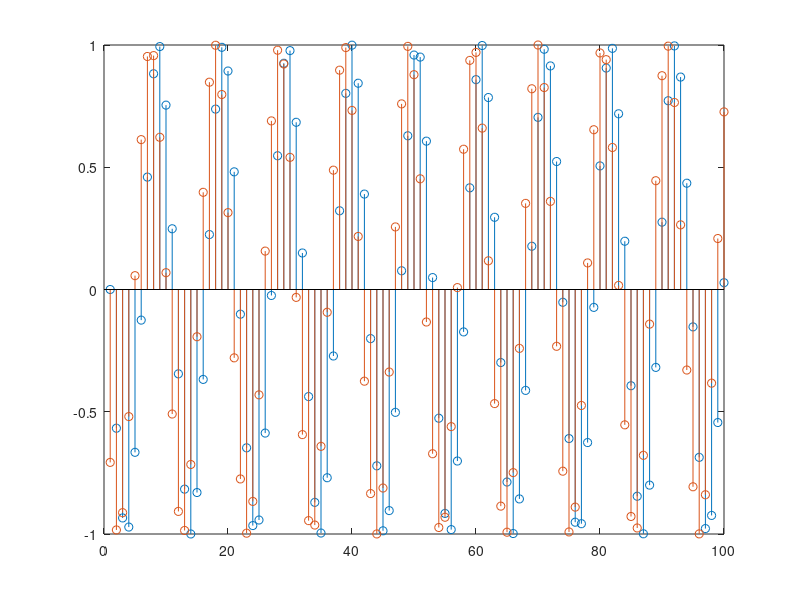
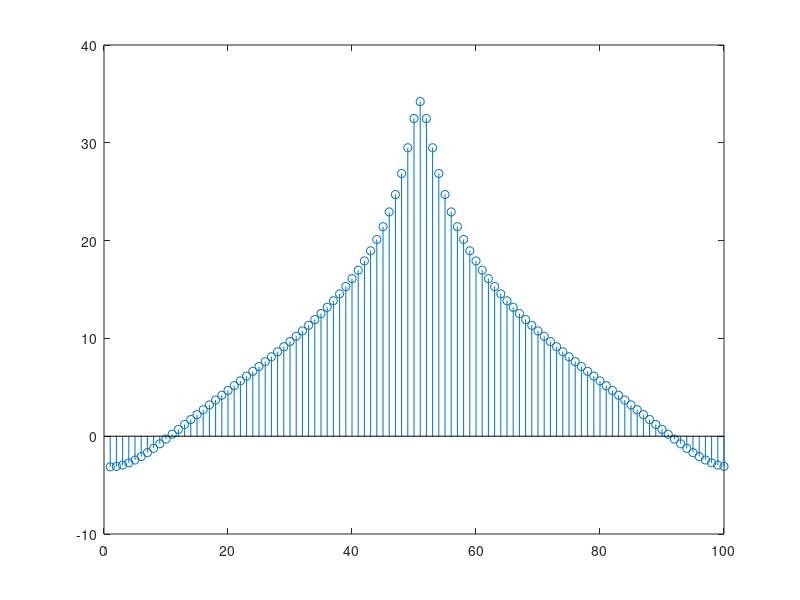
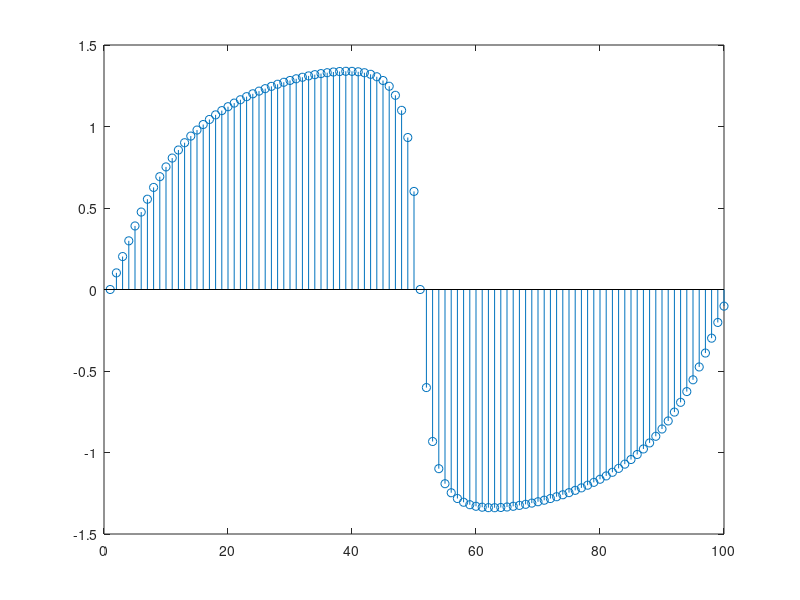
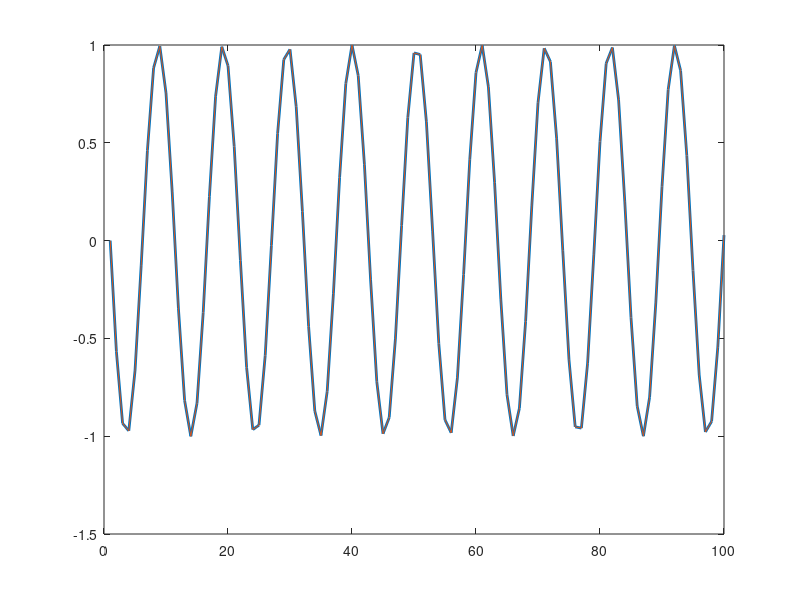

These figures' MATLAB source, in order: (Note: this script raises an error after producing the figures.)
time=linspace(0,pi,100);
x=sin(2.*pi.*60.*time);
y=sin(2.*pi.*60.*time-pi/4);

stem(x);hold all;
stem(y);
%%
X=fft(x);
Y=fft(y);
H=Y./X;

figure;
H_ampl=20.*log10(abs(H));
H_phase=unwrap(angle(H));
stem(H_ampl);
figure;
stem(H_phase);
%%
X=Y./H;
%%
X_ampl=(abs(X)); %DO NOT USE dB TO TAKE THE IFFT THIS!!!!!!!!!!
X_phase=unwrap(angle(X));

Xf=X_ampl.*exp(sqrt(-1).*X_phase);

Xt=real(ifft(Xf));
%%
figure;
plot(Xt./max(Xt),'linewidth',2);
hold all;
plot(x./max(x));
%%
y2=data2;
Y2=fft(y2);

X2=Y2./H;

X2_ampl=(abs(X2)); %DO NOT USE dB TO TAKE THE IFFT THIS!!!!!!!!!!
X2_phase=unwrap(angle(X2));

X2f=X2_ampl.*exp(sqrt(-1).*X2_phase);

X2t=real(ifft(X2f));
%%
figure;
plot(X2t./max(X2t),'linewidth',2); hold all;
plot(Xt./max(Xt),'linewidth',1);